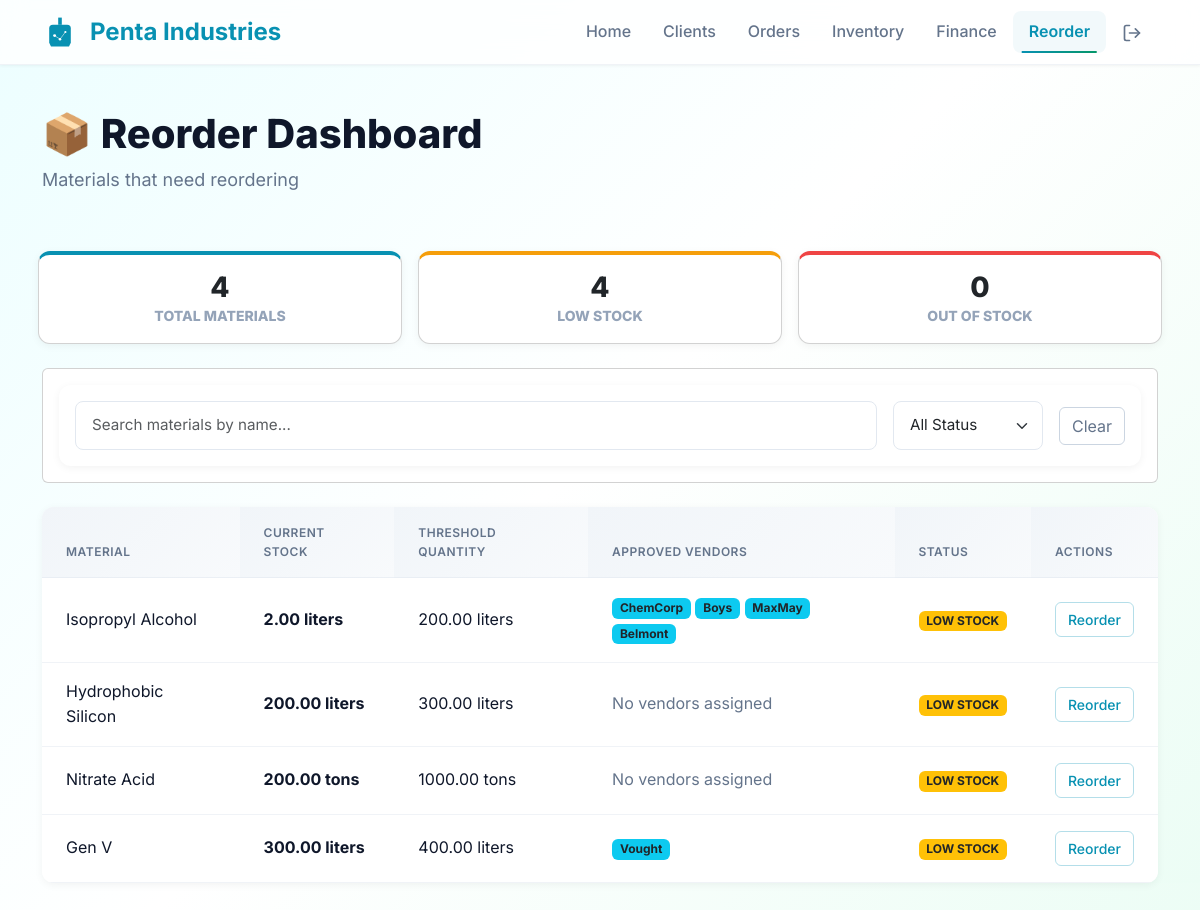
The app's page /reorder/ (signed in), older data.
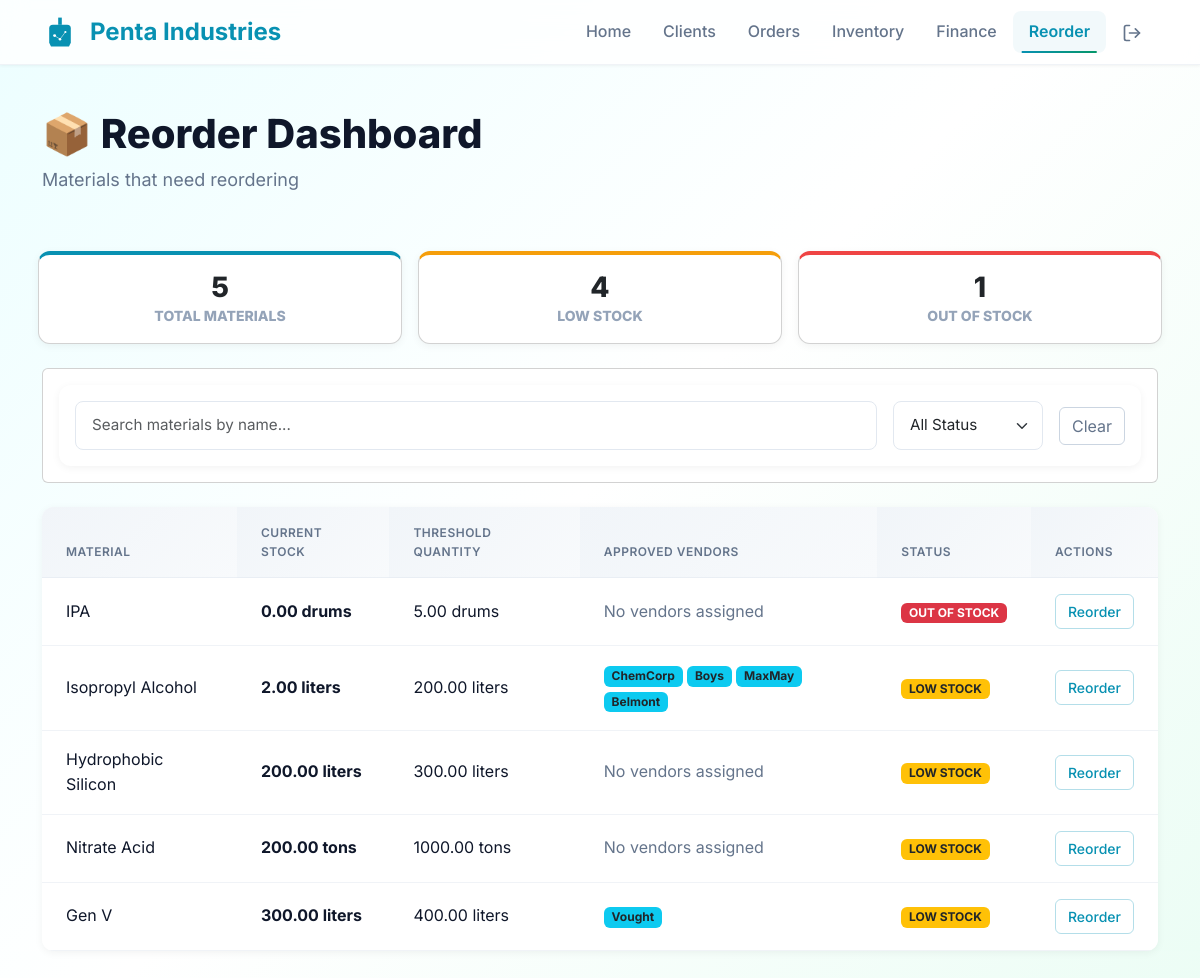
The same page, newer data.
### core/models.py (models this page shows, shortened)
class Material(models.Model):
    name = models.CharField(max_length=200)
    description = models.TextField(blank=True)
    reorder_level = models.DecimalField(max_digits=10, decimal_places=2, default=50.00)
    quantity = models.DecimalField(max_digits=10, decimal_places=2)
    unit = models.CharField(max_length=20, default='kg')
    max_quantity = models.DecimalField(max_digits=10, decimal_places=2, default=1000.00)
    threshold = models.DecimalField(max_digits=10, decimal_places=2, default=100.00)
    vendors = models.ManyToManyField('Vendor', related_name='materials', blank=True)
    last_updated = models.DateField(auto_now=True)  # ← Use DateField, not DateTimeField
    created_at = models.DateField(auto_now_add=True)  # ← Use DateField, not DateTimeField

class Vendor(models.Model):
    name = models.CharField(max_length=200, unique=True)
    contact_person = models.CharField(max, max_length=200, blank=True)
    email = models.EmailField(blank=True)
    phone = models.CharField(max_length=20, blank=True)
    address = models.TextField(blank=True)
    created_at = models.DateTimeField(auto_now_add=True)

### core/views.py (the view, shortened to what this page needs)
# urls.py: path('reorder/', views.reorder_dashboard, name='reorder_dashboard'),
@login_required
def reorder_dashboard(request):
    search_query = request.GET.get('search', '').strip()
    status_filter = request.GET.get('status','').strip()
    materials = Material.objects.filter(quantity__lte=F('threshold'))
    total_reorder_materials = materials.count()
    low_stock_materials_count = materials.filter(
        quantity__gt=0,
    ).count()
    out_of_stock_materials_count = materials.filter(
        quantity__lte=0
    ).count()
    if search_query:
        materials = materials.filter(
            Q(name__icontains=search_query)
        )
    if status_filter:
        if status_filter == 'out_of_stock':
            materials = materials.filter(quantity__lte=0)
        elif status_filter == 'low_stock':
            materials = materials.filter(quantity__gt=0)
    low_stock_materials = materials.order_by('quantity')
    context = {
        'low_stock_materials': low_stock_materials,
        'title': 'Reorder Dashboard',
        'total_reorder_materials' : total_reorder_materials,
        'low_stock_materials_count' : low_stock_materials_count,
        'out_of_stock_materials_count' : out_of_stock_materials_count,
    }
    return render(request, 'reorder_dashboard.html', context)

### templates/reorder_dashboard.html (shortened to what the changed rows need)
{% load static %}
<!DOCTYPE html>
<html lang="en">
<head>
  <link href="https://cdn.jsdelivr.net/npm/bootstrap@5.3.2/dist/css/bootstrap.min.css" rel="stylesheet">
  <link href="{% static 'css/order-dashboard.css' %}" rel="stylesheet">
</head>
<body>
  <div class="container mt-4">
    <div class="d-flex justify-content-between align-items-center mb-4" style="margin-top: 45px;">
      <div>
        <h2 style="font-weight: 800; font-size: 40px;">📦 Reorder Dashboard</h2>
      </div>
    </div>
  </div>
<div class="container mt-0 mb-4 summary">
  <div class="row g-3" style="margin-top: 40px;">
    <div class="col-md-4">
      <div class="card text-center p-3" style="border-top: 4px solid #0891b2; border-radius: 12px; box-shadow: 0 2px 8px rgba(0,0,0,0.05);">
        <h3 class="mb-0">{{ total_reorder_materials }}</h3>
        <small class="text-muted">TOTAL MATERIALS</small>
      </div>
    </div>
    <div class="col-md-4">
      <div class="card text-center p-3" style="border-top: 4px solid #ef4444; border-radius: 12px; box-shadow: 0 2px 8px rgba(0,0,0,0.05);">
        <h3 class="mb-0">{{ out_of_stock_materials_count }}</h3>
        <small class="text-muted">OUT OF STOCK</small>
      </div>
    </div>
  </div>
</div>
  <div class="container mb-5">
    <div class="card">
      <div class="table-responsive">
        <table class="table table-hover mb-0">
          <thead>
            <tr>
              <th>Material</th>
              <th>Current Stock</th>
              <th>Threshold Quantity</th>
              <th>Approved Vendors</th>
              <th>Status</th>
              <th>Actions</th>
            </tr>
          </thead>
          <tbody>
            {% for material in low_stock_materials %}
            <tr>
              <td>{{ material.name }}</td>
              <td><strong>{{ material.quantity }} {{ material.unit }}</strong></td>
              <td>{{ material.threshold }} {{ material.unit }}</td>
              <td>
                {% if material.vendors.exists %}
                  {% for vendor in material.vendors.all %}
                    <span class="badge bg-info text-dark">{{ vendor.name }}</span>
                  {% endfor %}
                {% else %}
                  <span class="text-muted">No vendors assigned</span>
                {% endif %}
              </td>
              <td>
                {% if material.quantity <= 0 %}
                  <span class="badge bg-danger">OUT OF STOCK</span>
                {% elif material.quantity <= material.threshold %}
                  <span class="badge bg-warning text-dark">LOW STOCK</span>
                {% endif %}
              </td>
              <td>
                <button type="button" class="btn btn-sm btn-outline-primary"
                        data-bs-toggle="modal"
                        data-bs-target="#reorderModal"
                        data-material-id="{{ material.id }}"
                        data-material-name="{{ material.name }}"
                        data-current-stock="{{ material.quantity }}"
                        data-reorder-level="{{ material.threshold}}">
                  Reorder
                </button>
              </td>
            </tr>
            {% empty %}
            <tr>
              <td colspan="6" class="text-center py-4">
                <h4 class="text-muted">No Results</h4>
              </td>
            </tr>
            {% endfor %}
          </tbody>
        </table>
      </div>
    </div>
  </div>
</body>
</html>

Row changes from the older to the newer data that the page shows:
added Material: name "IPA", quantity "0.00", unit "drums", threshold "5.00", shows "No vendors assigned", shows "OUT OF STOCK"
Text that changed along with them:
{{ total_reorder_materials }}: "4" → "5"
{{ out_of_stock_materials_count }}: "0" → "1"
